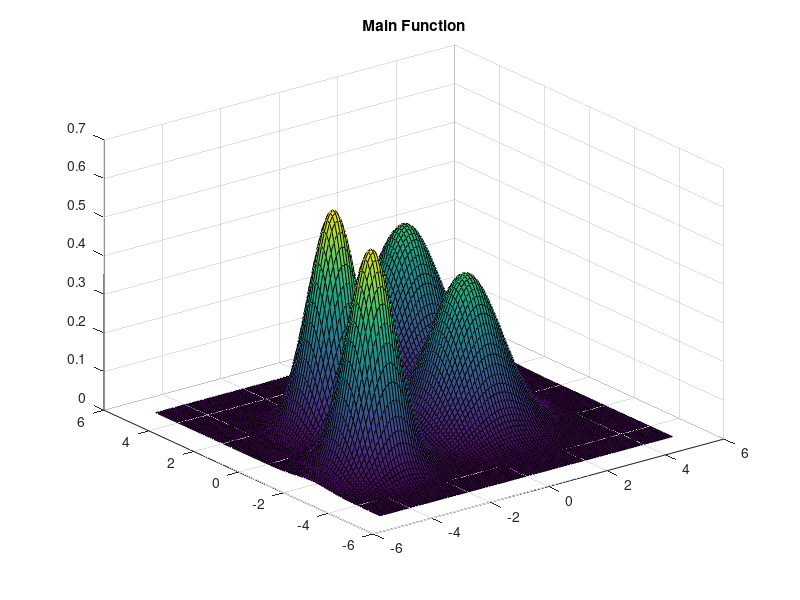
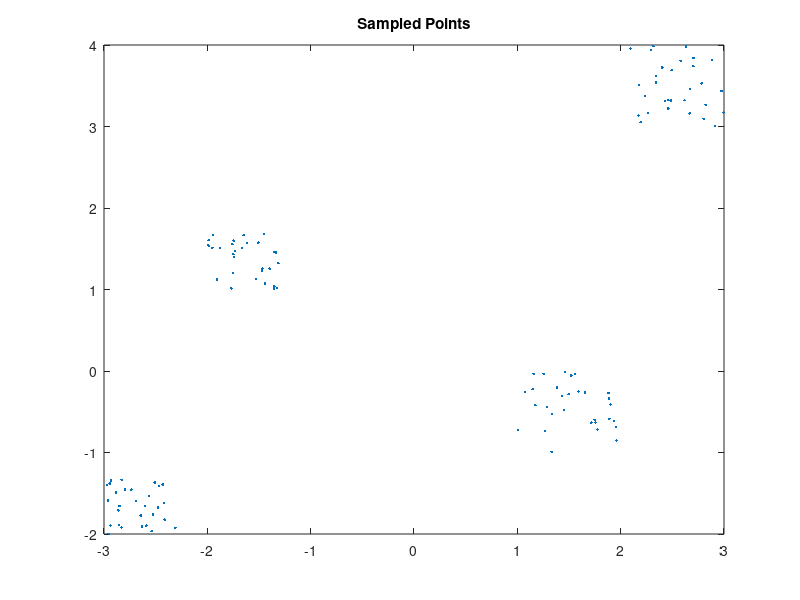

Reproduce these figures in MATLAB, in order. (Note: this script raises an error after producing the figures.)
%% Gaussian Functions Aproximation using Self Oorganizing Map(SOM) and Radial Basis Function(RBF)
%  Saeid_Moradi -> saeid.moradi436@gmail.com

%% Create Functions:

x = -5:0.1:5;
y = -5:0.1:5;

q1 = 1;        % Sigma For The First Gaussian Function
q2 = 1;        % Sigma For The Second Gaussian Function
q3 = .7;       % Sigma For The Third Gaussian Function
q4 = .7;       % Sigma For The Forth Gaussian Function

u1 = [2;3];    % Center For The First Gaussian Function
u2 = [1,-1];   % Center For The Second Gaussian Function
u3 = [-3;-2];  % Center For The Third Gaussian Function
u4 = [-2,1];   % Center For The Forth Gaussian Function

[X,Y] = meshgrid(x,y);

Func1 = (1/(q1.*sqrt(2.*pi))).*exp(-((X-u1(1)).^2+(Y-u1(2)).^2)/(2*q1.^2)); % First Gaussian Function
Func2 = (1/(q2.*sqrt(2.*pi))).*exp(-((X-u2(1)).^2+(Y-u2(2)).^2)/(2*q2.^2)); % Second Gaussian Function
Func3 = (1/(q3.*sqrt(2.*pi))).*exp(-((X-u3(1)).^2+(Y-u3(2)).^2)/(2*q3.^2)); % Third Gaussian Function
Func4 = (1/(q4.*sqrt(2.*pi))).*exp(-((X-u4(1)).^2+(Y-u4(2)).^2)/(2*q4.^2)); % Forth Gaussian Function

SumFunc = Func1 + Func2 + Func3 + Func4; % Sum Of Gaussian Functions


figure(1);
surf(X,Y,SumFunc);
title('Main Function')

%% Sampling The Gaussian Functions:

Sample1 = [u1(1) + q1*rand(1,30); u1(2) + q1*rand(1,30)]; %Sampling First Function
Sample2 = [u2(1) + q2*rand(1,30); u2(2) + q2*rand(1,30)]; %Sampling Second Function
Sample3 = [u3(1) + q3*rand(1,30); u3(2) + q3*rand(1,30)]; %Sampling Third Function
Sample4 = [u4(1) + q4*rand(1,30); u4(2) + q4*rand(1,30)]; %Sampling Fourth Function

Samples = [Sample1 Sample2 Sample3 Sample4];   % Sampling Data

XSampling = Samples(1,:);
YSampling = Samples(2,:);

F1 = (1/(q1.*sqrt(2.*pi))).*exp(-((XSampling-u1(1)).^2 + (YSampling-u1(2)).^2)/(2*q1.^2));
F2 = (1/(q2.*sqrt(2.*pi))).*exp(-((XSampling-u2(1)).^2 + (YSampling-u2(2)).^2)/(2*q2.^2));
F3 = (1/(q3.*sqrt(2.*pi))).*exp(-((XSampling-u3(1)).^2 + (YSampling-u3(2)).^2)/(2*q3.^2));
F4 = (1/(q4.*sqrt(2.*pi))).*exp(-((XSampling-u4(1)).^2 + (YSampling-u4(2)).^2)/(2*q4.^2));

Target = F1 + F2 + F3 + F4;   % Targets


figure(2);
plot(Samples(1,:),Samples(2,:),'.');
title('Sampled Points')

%% Find Centers With SOM
H = 4; % Number Of RBF Neurons
Centers = zeros(2,H);

NetSom = selforgmap([H,1],100);
NetSom = train(NetSom,Samples);
Centers = NetSom.iw{1,1}';

%% Find Nearest Center For Each Case of 120 Cases

Distance = zeros(120,H);
for i = 1 : H
 
    Diffs = bsxfun(@minus, Samples, Centers(:,i)); % Subtract Centroid i From All Data
    SqrdDiffs = Diffs .^ 2;                        % Square The Differences
    Distance(:, i) = sum(SqrdDiffs, 1);            % Take The Sum Of The Squared Differences

end

[MinVals,Memberships] = min(Distance, [], 2);

%% Find BETA = 1./(2.*sigma.^2)

Sigma = zeros(1,H);

 for i = 1:H
     
     Center1 = Centers(:,i);                   % Select The Cluster Center
     Members = Samples(:,(Memberships' == i)); % Select All Of The Members Of This Cluster
     
     Differences = bsxfun(@minus, Members, Center1); % Subtract The Center Vector From Each Of The Member Vectors
     SqrdDifferences = sum(Differences .^ 2, 2);     % Take The Sum Of The Squared Differences
     Eucdistances = sqrt(SqrdDifferences);           % Take The Square Root To Get The Euclidean Distance
     Sigma(1,i) = mean(Eucdistances) + .01;          % Compute The Tverage Euclidean Distance And Use This As Sigma
 
 end
    
    % Compute The Beta Values From The Sigma
    Beta = 1./(2.*Sigma.^2);
    
%% Find Activated Values Of Hidden Neurons.

ActiveData = zeros(120,H);

for i = 1 : 120
    
    Input = Samples(:,i);
    Diffs = bsxfun(@minus, Centers, Input); % Get the activation for all RBF neurons for this input.
    SqrdDists = sum(Diffs .^ 2, 1);
    ActiveData(i, :) = exp(-Beta .* SqrdDists);

end

ActiveData = [ones(120, 1), ActiveData]; % Add Bias

%% Find Weights From Hidden To OutPut (Thetas)

Theta(:,1) = pinv(ActiveData' * ActiveData) * ActiveData' * Target';
        
%% Find MSE 

OutPut = zeros(1,120);

for i = 1:120
    
    Input = Samples(:,i);         
    Diffs = bsxfun(@minus, Centers, Input);
    SqrdDists = sum(Diffs .^ 2, 1);
    
    Phis = [1 exp(-Beta .* SqrdDists)]; % Calculate Activated Values And Add A Bias.
    OutPut(1,i) = Phis*Theta;           % Apply The Weights

end

Ejj= ( Target-OutPut) .^ 2 ;
rmSE=sqrt(mean(mean(Ejj)));  % Total RMSE
display(['Total RMSE = ',num2str(rmSE)]);
        
%% Estimation Of The Finction Using Found Centers, Betas And Thetas

xff=-5:0.1:5;
yff=-5:0.1:5;
sIze1=size(xff);
sIze2=size(yff);       
Estimated=zeros(sIze1(2),sIze2(2));
[XFF,YFF]=meshgrid(xff,yff);

for i=1:sIze1(2);
    for j=1:sIze2(2);
        
        Input=[XFF(i,j);YFF(i,j)];
        Diffs = bsxfun(@minus, Centers, Input);
        SqrdDists = sum(Diffs .^ 2, 1);
        Phis = [1 exp(-Beta .* SqrdDists)]; % Calculate Activated Values And Add A Bias.
        Estimated(i,j) = Phis*Theta;        %Apply The Weights.
    
    end
end

figure(3);
surf(XFF,YFF,Estimated);
title('Estimated Function')